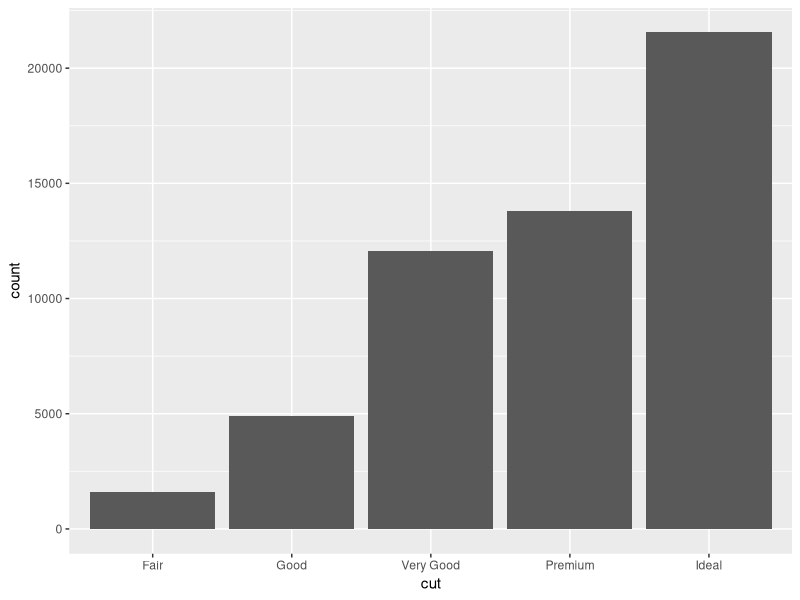
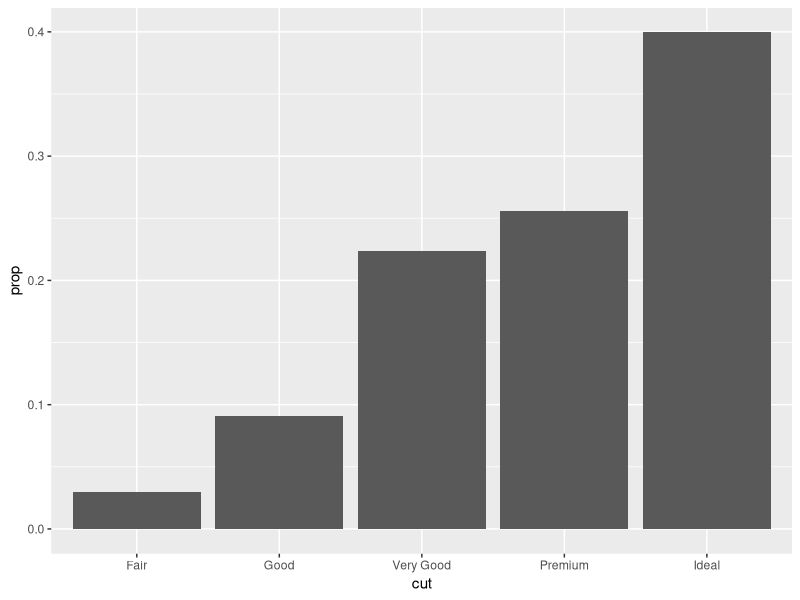

The R script that drew these images, in order:
library(ggplot2)
ggplot(data = diamonds) + 
  geom_bar(mapping = aes(x = cut))

ggplot(data = diamonds) + 
  geom_bar(mapping = aes(x = cut, y = ..prop.., group = 1))